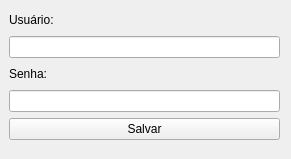
<?xml version="1.0" encoding="UTF-8"?>
<ui version="4.0">
 <class>CadUser</class>
 <widget class="QMainWindow" name="CadUser">
  <property name="geometry">
   <rect>
    <x>0</x>
    <y>0</y>
    <width>291</width>
    <height>159</height>
   </rect>
  </property>
  <property name="sizePolicy">
   <sizepolicy hsizetype="Fixed" vsizetype="Fixed">
    <horstretch>0</horstretch>
    <verstretch>0</verstretch>
   </sizepolicy>
  </property>
  <property name="minimumSize">
   <size>
    <width>291</width>
    <height>159</height>
   </size>
  </property>
  <property name="maximumSize">
   <size>
    <width>291</width>
    <height>159</height>
   </size>
  </property>
  <property name="windowTitle">
   <string>Cadastro de Usuário</string>
  </property>
  <widget class="QWidget" name="centralwidget">
   <widget class="QWidget" name="verticalLayoutWidget">
    <property name="geometry">
     <rect>
      <x>9</x>
      <y>9</y>
      <width>271</width>
      <height>131</height>
     </rect>
    </property>
    <layout class="QVBoxLayout" name="verticalLayout">
     <item>
      <widget class="QLabel" name="label">
       <property name="text">
        <string>Usuário:</string>
       </property>
      </widget>
     </item>
     <item>
      <widget class="QLineEdit" name="lineUser"/>
     </item>
     <item>
      <widget class="QLabel" name="label_2">
       <property name="text">
        <string>Senha:</string>
       </property>
      </widget>
     </item>
     <item>
      <widget class="QLineEdit" name="lineKey"/>
     </item>
     <item>
      <widget class="QPushButton" name="btnSalvar">
       <property name="text">
        <string>Salvar</string>
       </property>
      </widget>
     </item>
    </layout>
   </widget>
  </widget>
 </widget>
 <resources/>
 <connections/>
</ui>
